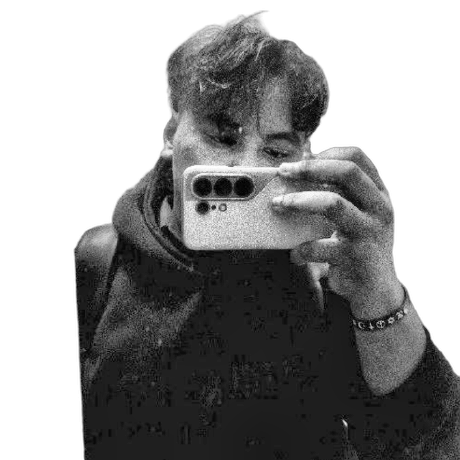
#> input picture source-prepped.png, 460 x 460 px, found by its file name
$ python make_ascii_svg.py
#> lines starting #> are read from the running program, lines starting #| are printed output that depends on the picture
import os
import sys
import html
from PIL import Image

RAMP = " .`:-=+*cs#%@"

def image_to_ascii(image_path, width=72):
#> called with image_path = 'source-prepped.png', width = 72
    if not os.path.exists(image_path):
        # Create a simple default placeholder if image doesn't exist yet
        img = Image.new("L", (100, 100), color=255)
    else:
        img = Image.open(image_path).convert("L")
#> img is the input picture: PIL image 460x460 L; min 1, max 255, mean 150.6

    # Font aspect ratio is roughly 0.55 width/height
    aspect_ratio = img.height / img.width
#> aspect_ratio = 1
    height = int(width * aspect_ratio * 0.55)
#> height = 39

    img = img.resize((width, height), Image.Resampling.LANCZOS)
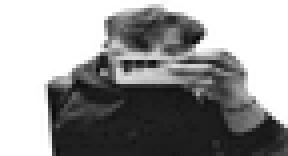
#> img: PIL image 72x39 L (shown 4 times larger); min 10, max 255, mean 150.4

    pixels = img.load()
    if pixels is None:
        return []
    rows = []
    for y in range(height):
        row_chars = []
        for x in range(width):
            val = pixels[x, y]
            brightness = int(val) if isinstance(val, (int, float)) else int(val[0])
            # 255 -> 0 (space), 0 -> len(RAMP)-1
            ramp_idx = int((255 - brightness) / 255.0 * (len(RAMP) - 1))
            row_chars.append(RAMP[ramp_idx])
        rows.append("".join(row_chars))
#> after the loop, rows = 39 items
    return rows

def generate_svg(rows, output_path="fikri-ascii.svg"):
    # Calculate SVG dimensions
    char_w = 4.8
    char_h = 7.5
    num_cols = max(len(r) for r in rows) if rows else 70
    num_rows = len(rows)

    svg_w = int(num_cols * char_w + 20)
    svg_h = int(num_rows * char_h + 30)

    svg = []
    svg.append(f'<svg width="{svg_w}" height="{svg_h}" viewBox="0 0 {svg_w} {svg_h}" xmlns="http://www.w3.org/2000/svg">')
    svg.append('<style>')
    svg.append('''
        .ascii-text {
            font-family: ui-monospace, "Cascadia Code", "Source Code Pro", Menlo, Monaco, Consolas, "Courier New", monospace;
            font-size: 8px;
            fill: #c9d1d9;
            white-space: pre;
            opacity: 1;
        }
    ''')
    svg.append('</style>')

    # Background container matching info-card
    svg.append(f'<rect width="{svg_w}" height="{svg_h}" rx="8" ry="8" fill="#0d1117" stroke="#30363d" stroke-width="1" />')

    # Render rows without clip-paths (100% static & reliable)
    for i, row in enumerate(rows):
        y_pos = int((i + 1) * char_h + 10)
        escaped_row = html.escape(row)

        # Text row
        svg.append(f'<text x="10" y="{y_pos}" class="ascii-text">{escaped_row}</text>')

    svg.append('</svg>')

    with open(output_path, "w") as f:
        f.write("\n".join(svg))
    print(f"Generated {output_path} ({svg_w}x{svg_h})")

if __name__ == "__main__":
    src = sys.argv[1] if len(sys.argv) > 1 else "source-prepped.png"
    out = sys.argv[2] if len(sys.argv) > 2 else "fikri-ascii.svg"
    rows = image_to_ascii(src)
#> rows = 39 items
    generate_svg(rows, out)
#> in generate_svg, `num_cols = max(len(r) for r in rows) if rows else 70`: num_cols = 72
#> in generate_svg, `num_rows = len(rows)`: num_rows = 39
#> in generate_svg, `svg_w = int(num_cols * char_w + 20)`: svg_w = 365
#> in generate_svg, `svg_h = int(num_rows * char_h + 30)`: svg_h = 322
#> the loop in generate_svg, `for i, row in enumerate(rows):` made 39 passes
#> y_pos on passes 1 to 12: 17, 25, 32, 40, 47, 55, 62, 70, 77, 85, 92, 100
#> after the loop in generate_svg, `for i, row in enumerate(rows):`: svg = 44 items
#| Generated fikri-ascii.svg (365x322)

$ run again, with source-photo.jpg saved as source-prepped.png
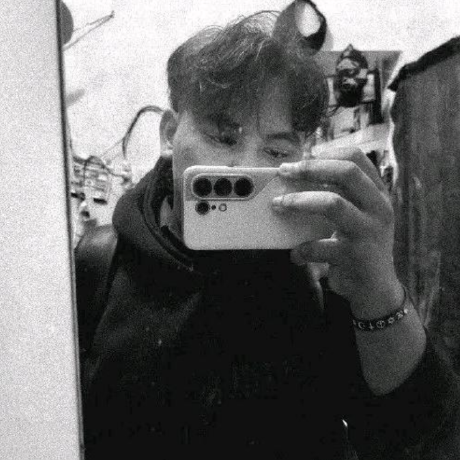
#> input picture source-photo.jpg, 460 x 460 px, found by its file name
#> in image_to_ascii, `img = img.resize((width, height), Image.Resampling.LANCZOS)`:
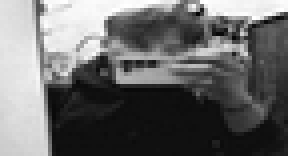
#> img: PIL image 72x39 L (shown 4 times larger); min 5, max 255, mean 105.6
#> after the loop in image_to_ascii, `for y in range(height):`: rows = 39 items
#> num_cols = 72
#> num_rows = 39
#> svg_w = 365
#> svg_h = 322
#> the loop in generate_svg, `for i, row in enumerate(rows):` made 39 passes
#> y_pos on passes 1 to 8: 17, 25, 32, 40, 47, 55, 62, 70
#> after the loop in generate_svg, `for i, row in enumerate(rows):`: svg = 44 items
#| Generated fikri-ascii.svg (365x322)
